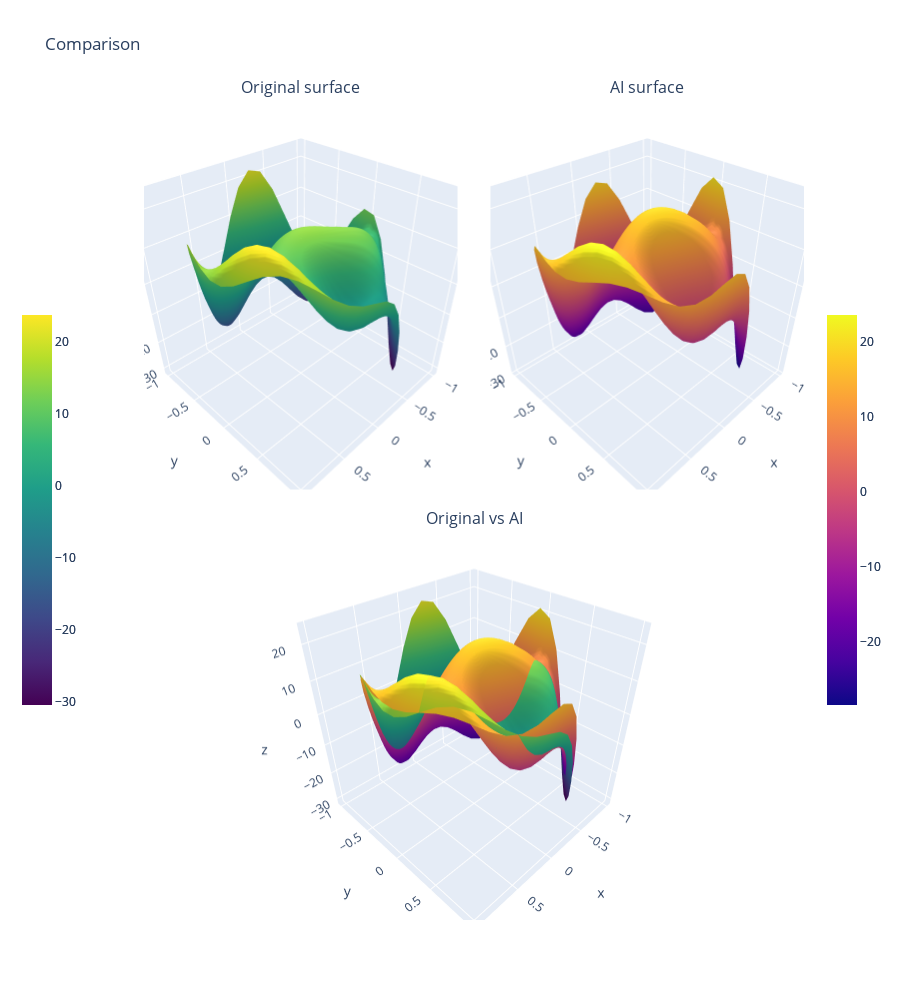

The notebook cell this image was saved under:
### Code cell
plot_original_vs_reconstructed(test_surface_coeffs, 
                               predicted_test_surface_coeffs)

### Figure 1 — Plotly figure (JSON) as saved in the notebook; plotly's stock layout.template omitted (floating-point values rounded to 4 significant figures; data arrays with more than 128 entries replaced by an {"elided": "..."} marker saying what was removed)
{"data": [{"colorbar": {"len": 0.5, "x": -0.2}, "colorscale": [[0, "#440154"], [0.1111, "#482878"], [0.2222, "#3e4989"], [0.3333, "#31688e"], [0.4444, "#26828e"], [0.5556, "#1f9e89"], [0.6667, "#35b779"], [0.7778, "#6ece58"], [0.8889, "#b5de2b"], [1, "#fde725"]], "scene": "scene3", "type": "surface", "x": {"elided": "50x50 float values"}, "y": {"elided": "50x50 float values"}, "z": {"elided": "50x50 float values"}}, {"colorbar": {"len": 0.5}, "scene": "scene3", "type": "surface", "x": {"elided": "50x50 float values"}, "y": {"elided": "50x50 float values"}, "z": {"elided": "50x50 float values"}}, {"colorbar": {"len": 0.5, "x": -0.2}, "colorscale": [[0, "#440154"], [0.1111, "#482878"], [0.2222, "#3e4989"], [0.3333, "#31688e"], [0.4444, "#26828e"], [0.5556, "#1f9e89"], [0.6667, "#35b779"], [0.7778, "#6ece58"], [0.8889, "#b5de2b"], [1, "#fde725"]], "scene": "scene", "type": "surface", "x": {"elided": "50x50 float values"}, "y": {"elided": "50x50 float values"}, "z": {"elided": "50x50 float values"}}, {"colorbar": {"len": 0.5}, "scene": "scene2", "type": "surface", "x": {"elided": "50x50 float values"}, "y": {"elided": "50x50 float values"}, "z": {"elided": "50x50 float values"}}], "layout": {"annotations": [{"font": {"size": 16}, "showarrow": false, "text": "Original surface", "x": 0.2375, "xanchor": "center", "xref": "paper", "y": 1, "yanchor": "bottom", "yref": "paper"}, {"font": {"size": 16}, "showarrow": false, "text": "AI surface", "x": 0.7625, "xanchor": "center", "xref": "paper", "y": 1, "yanchor": "bottom", "yref": "paper"}, {"font": {"size": 16}, "showarrow": false, "text": "Original vs AI", "x": 0.5, "xanchor": "center", "xref": "paper", "y": 0.475, "yanchor": "bottom", "yref": "paper"}], "height": 1000, "scene": {"domain": {"x": [0, 0.475], "y": [0.525, 1]}}, "scene2": {"domain": {"x": [0.525, 1], "y": [0.525, 1]}}, "scene3": {"domain": {"x": [0, 1], "y": [0, 0.475]}}, "showlegend": false, "title": {"text": "Comparison"}}}
